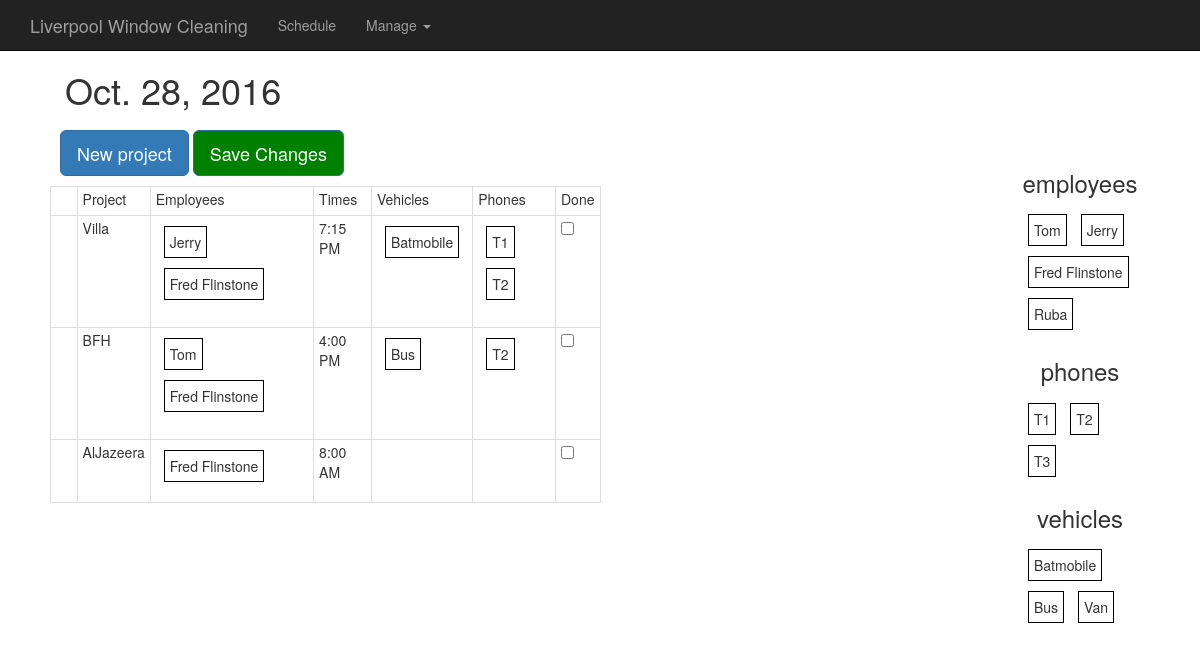
The app's page /, older data.
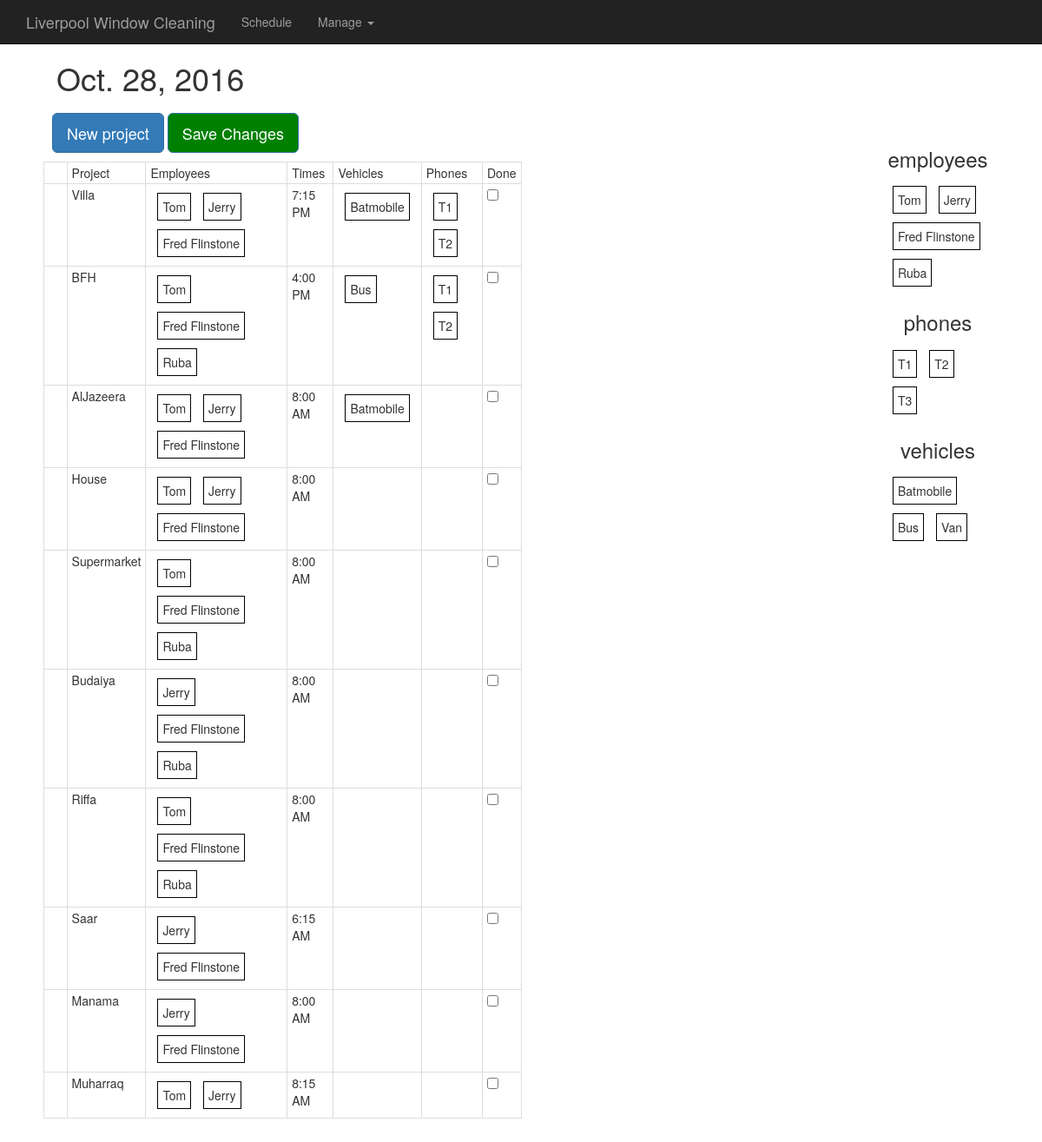
The same page, newer data.
### daily/models.py (models this page shows, shortened)
class Project(models.Model):
  complete = 'CMP'
  incomplete = 'INCMP'
  status_choices = (
      (complete, 'complete'),
      (incomplete, 'incomplete'),
      )
  name = models.CharField(max_length=200)
  date = models.DateField('Date', default=timezone.now().date())
  time = models.TimeField('Time', default=timezone.now().time())
  employee = models.ManyToManyField(Employee)
  phone = models.ManyToManyField(Phone)
  vehicle = models.ManyToManyField(Vehicle)
  status = models.CharField(
      max_length=5,
      choices=status_choices,
      default=incomplete
      )

class Employee(models.Model):
  name = models.CharField(max_length=100)
  category = models.ManyToManyField(Category)

class Vehicle(models.Model):
  name = models.CharField(max_length=100)

class Phone(models.Model):
  number = models.CharField(max_length=10)

### daily/views.py (the view)
# urls.py: url(r'^$', views.schedule, name='schedule'),
def schedule(request):
  today = timezone.now().date()
  incompletes = Project.objects.filter(status='INCMP')
  employees = Employee.objects.all()
  phones = Phone.objects.all()
  vehicles = Vehicle.objects.all()
  date = datetime.date(int(today.year), int(today.month), int(today.day))
  context = {'date': date, 'schedule': incompletes, 'date': today,
      'emp_names': employees, 'phones': phones, 'vehicles': vehicles}
  return render(request, 'daily/daily.html/', context)

### daily/templates/daily/daily.html (shortened to what this page needs)
{% extends 'daily/base.html' %}
{% load static %}
{% block content %}
      <div class="container">
      <div class="starter-template">
        <h1 id="date">{{ date }}</h1>
      </div>
    </div>
        <div id="form-fields">
          <button type="button" class="btn btn-primary btn-lg" id="new-proj-button" onclick="addProject()">New project</button>
             <button type="button" class="btn btn-primary btn-lg"
              id="save-button" onclick="updateSchedule()">Save Changes</button>
        </div>
        <div class="h-box">
        <table class="table table-bordered" id="daily-table">
          <tbody>
            <tr>
              <td>Project</td>
              <td>Employees</td>
              <td>Times</td>
              <td>Vehicles</td>
              <td>Phones</td>
              <td>Done</td>
            </tr>
            {% for project in schedule.all %}
            <tr id={{ project.id }} class ="project">
              <td class="name-td">{{ project.name }}</td>
              <td>
                <div class="daily-employee-list">
                <ol class='sortable_with_drop employee_list'>
                  {% for emp in project.employee.all %}
                  <li class="flex-li employee">{{ emp.name }}</li>
                  {% endfor %}
                </ol>
              </div>
              </td>
              <td class="time-td"><span>{{project.time|time:"g:i A"}}<span></td>
                  <td>
                <div class="daily-vehicle-list">
                <ol class='sortable_with_drop vehicle_list'>
                  {% for v in project.vehicle.all %}
                  <li class="flex-li vehicle">{{ v.name }}</li>
                  {% endfor %}
                </ol>
              </div>
              </td>
              <td>
                <div class="daily-phone-list">
                <ol class='sortable_with_drop phone_list'>
                  {% for tel in project.phone.all %}
                  <li class="flex-li telephone">{{ tel.number }}</li>
                  {% endfor %}
                </ol>
              </div>
              </td>
              <td>
                <div class="checkbox">
                  <label class="chk-box">
                  <input type="checkbox" class="chk-box">
                </label>
              </div>
            </td>
              {% endfor %}
            </tbody>
          </table>
          <div class="v-box" id="sources">
              <h3>employees</h3>
            <ol class='sortable_with_no_drop' id="emps-source">
              {% for emp in emp_names.all %}
              <li class="flex-li employee">{{ emp.name }}</li>
              {% endfor %}
            </ol>
            <h3>phones</h3>
            <ol class='sortable_with_no_drop' id="phones-source">
              {% for phone in phones.all %}
              <li class="flex-li telephone">{{ phone.number }}</li>
              {% endfor %}
            </ol>
            <h3>vehicles</h3>
            <ol class='sortable_with_no_drop' id="vehicles-source">
              {% for v in vehicles.all %}
              <li class="flex-li vehicle">{{ v.name }}</li>
              {% endfor %}
            </ol>
        </div>
    </body>
    {% endblock %}

### daily/templates/daily/base.html (shortened to what this page needs)
<!DOCTYPE html>
{% load static %}
<html lang="en"><head><meta http-equiv="Content-Type" content="text/html; charset=UTF-8">
    <head>
      <link rel="stylesheet" type="text/css" href= "{% static 'daily/bootstrap.min.css' %}"/>
      <link rel="stylesheet" type="text/css" href= "{% static 'daily/daily.css' %}"/>
      <link rel="stylesheet" type="text/css" href= "{% static 'daily/trash.css' %}"/>
    <link href="{% static 'daily/ie10-viewport-bug-workaround.css' %}" rel="stylesheet">
      <link rel="stylesheet" type="text/css" href= "{% static 'daily/jquery.timepicker.css' %}"/>
    </head>
    <body>
      <nav class="navbar navbar-inverse navbar-fixed-top">
      <div class="container">
        <div class="navbar-header">
          <a class="navbar-brand" href="#">Liverpool Window Cleaning</a>
        </div>
        <div id="navbar" class="collapse navbar-collapse">
          <ul class="nav navbar-nav">
            <li><a href="dailySchedule">Schedule</a></li>
            <li class="dropdown">
            <a href="#" class="dropdown-toggle"
              data-toggle="dropdown" role="button" aria-haspopup="true"
              aria-expanded="false">Manage <span class="caret"></span></a>
                </li>
          </ul>
        </div>
      </div>
      </nav>
  {% block content %}
  {% endblock %}

### daily/static/daily/daily.css (style rules this page uses)
.checkbox { margin: 0px; }
#daily-table>tbody>tr>td { padding: 2px 5px 2px 5px; height: auto; }
.chk-box input { float: right; }
h3 { text-align: center; }
.flex-li { white-space: nowrap; border: 1px solid black; padding: 5px; margin: 5px 5px 5px 5px; width: auto; text-align: center; display: inline-block; }
.h-box { //margin-left: 0px; //margin-right: auto; //max-width: 1000px; padding: 0; list-style: none; display: -webkit-box; display: -moz-box; display: -ms-flexbox; display: -webkit-flex; display: flex; flex-direction: row; justify-content: space-between; }
.v-box { //max-width: 30%; // float: right; padding: 0; margin: auto; list-style: none; display: -webkit-box; display: -moz-box; display: -ms-flexbox; display: -webkit-flex; display: flex; flex-direction: column; }
#sources { margin: 100px auto; order: 3; position: absolute; left: 85%; top: 50px; width: 10%; }
#form-fields { padding: 10px; flex: 1 100%; }
#save-button { background: green; }
.daily-vehicle-list { display: flex; width: auto; -webkit-flex-flow: row wrap; flex-flow: row wrap; }
.daily-phone-list { display: flex; width: auto; -webkit-flex-flow: row wrap; flex-flow: row wrap; }
.daily-employee-list { display: flex; width: auto; -webkit-flex-flow: row wrap; flex-flow: row wrap; }
#daily-table { flex: 1; max-width: 80%; }
ol { display: inline-block; -webkit-padding-start: 0px; list-style-type: none; //height: 100%; width: 100%; min-height: 30px; margin: 3px; }
ol li { float: center; }
body { padding: 50px; margin: auto; }

Row changes from the older to the newer data that the page shows:
changed Project "Villa": gains Employee (name "Tom")
changed Project "BFH": gains Employee (name "Ruba"); gains Phone (number "T1")
changed Project "AlJazeera": gains Employee (name "Tom"); gains Employee (name "Jerry"); gains Vehicle (name "Batmobile")
added Project: name "House", time "8:00 AM", Employee (name "Tom"), Employee (name "Jerry"), Employee (name "Fred Flinstone")
added Project: name "Supermarket", time "8:00 AM", Employee (name "Tom"), Employee (name "Fred Flinstone"), Employee (name "Ruba")
added Project: name "Budaiya", time "8:00 AM", Employee (name "Jerry"), Employee (name "Fred Flinstone"), Employee (name "Ruba")
added Project: name "Riffa", time "8:00 AM", Employee (name "Tom"), Employee (name "Fred Flinstone"), Employee (name "Ruba")
added Project: name "Saar", time "6:15 AM", Employee (name "Jerry"), Employee (name "Fred Flinstone")
added Project: name "Manama", time "8:00 AM", Employee (name "Jerry"), Employee (name "Fred Flinstone")
added Project: name "Muharraq", time "8:15 AM", Employee (name "Tom"), Employee (name "Jerry")
